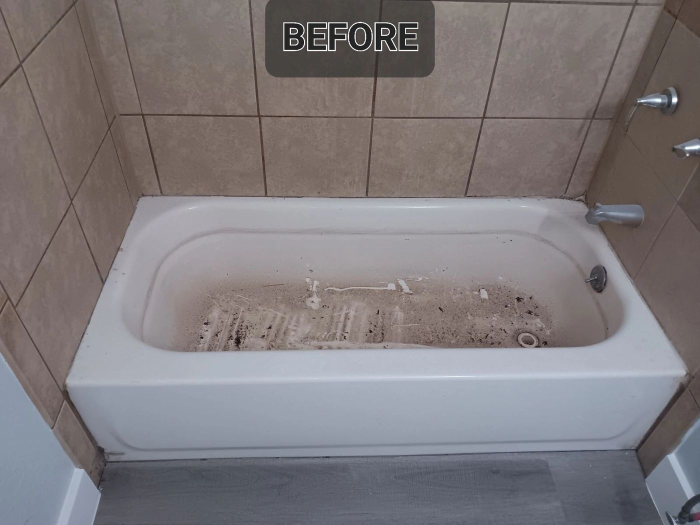
#> input picture images/before-1.jpg, 1400 x 1050 px (shown at 1/2 size)
$ python prepare-ba-image.py ../images/before-1.jpg ../images/before-2.jpg ../images/before-2.jpg ../images/before-2.jpg
#> lines starting #> are read from the running program, lines starting #| are printed output that depends on the picture
"""Prepare before/after slider image pairs with matched alignment."""
from __future__ import annotations

import sys
from pathlib import Path

from PIL import Image, ImageChops

TARGET = (1920, 1080)
MAX_ALIGN_SHIFT = 50


def mean_diff(a: Image.Image, b: Image.Image) -> float:
    hist = ImageChops.difference(a, b).histogram()
    total = sum(hist)
    return sum(i * c for i, c in enumerate(hist)) / (total * 3)


def drain_center(img: Image.Image) -> tuple[int, int]:
    gray = img.convert("L")
    w, h = gray.size
    x0, x1 = int(w * 0.35), int(w * 0.65)
    y0, y1 = int(h * 0.72), int(h * 0.92)
    best: tuple[float, int, int] | None = None
    for y in range(y0, y1, 2):
        for x in range(x0, x1, 2):
            patch = [gray.getpixel((x + dx, y + dy)) for dx in range(-5, 6) for dy in range(-5, 6)]
            mean = sum(patch) / len(patch)
            if mean < 145:
                score = 145 - mean
                if best is None or score > best[0]:
                    best = (score, x, y)
    if best is None:
        return w // 2, int(h * 0.82)
    return best[1], best[2]


def fill_color(img: Image.Image) -> tuple[int, int, int]:
    return img.convert("RGB").getpixel((img.size[0] // 2, img.size[1] // 2))


def shift_pair(before: Image.Image, after: Image.Image, ox: int, oy: int) -> tuple[Image.Image, Image.Image]:
    w, h = before.size
    pad_left, pad_top = max(0, ox), max(0, oy)
    pad_right, pad_bottom = max(0, -ox), max(0, -oy)
    cw, ch = w + pad_left + pad_right, h + pad_top + pad_bottom

    canvas_b = Image.new("RGB", (cw, ch), fill_color(before))
    canvas_a = Image.new("RGB", (cw, ch), fill_color(after))
    canvas_b.paste(before, (pad_left, pad_top))
    canvas_a.paste(after, (pad_left - ox, pad_top - oy))
    crop = (pad_left, pad_top, pad_left + w, pad_top + h)
    return canvas_b.crop(crop), canvas_a.crop(crop)


def structural_shift(before: Image.Image, after: Image.Image, radius: int = 20) -> tuple[int, int]:
    w, h = before.size
    region_b = before.crop((int(w * 0.1), int(h * 0.1), int(w * 0.9), int(h * 0.9)))
    region_a = after.crop((int(w * 0.1), int(h * 0.1), int(w * 0.9), int(h * 0.9)))
    small_b = region_b.resize((362, 271), Image.LANCZOS)
    small_a = region_a.resize((362, 271), Image.LANCZOS)
    best = (0, 0, mean_diff(small_b, small_a))
    for dy in range(-radius, radius + 1):
        for dx in range(-radius, radius + 1):
            shifted = ImageChops.offset(small_a, dx, dy)
            score = mean_diff(small_b, shifted)
            if score < best[2]:
                best = (dx, dy, score)
    sx, sy = before.size[0] / 362, before.size[1] / 271
    return int(round(best[0] * sx)), int(round(best[1] * sy))


def align_pair(before: Image.Image, after: Image.Image) -> tuple[Image.Image, Image.Image, str]:
    w, h = before.size
    if after.size != (w, h):
        after = after.resize((w, h), Image.LANCZOS)

    db = drain_center(before)
    da = drain_center(after)
    ox, oy = da[0] - db[0], da[1] - db[1]

    if abs(ox) <= MAX_ALIGN_SHIFT and abs(oy) <= MAX_ALIGN_SHIFT:
        aligned = shift_pair(before, after, ox, oy)
        return *aligned, "drain"

    sx, sy = structural_shift(before, after)
    if abs(sx) <= MAX_ALIGN_SHIFT and abs(sy) <= MAX_ALIGN_SHIFT and (sx, sy) != (0, 0):
        aligned = shift_pair(before, after, sx, sy)
        return *aligned, "structural"

    return before, after, "none"


def finalize_pair(
    before: Image.Image,
    after: Image.Image,
    mode: str,
) -> tuple[Image.Image, Image.Image]:
    out_b = before.resize(TARGET, Image.LANCZOS)
    out_a = after.resize(TARGET, Image.LANCZOS)

    if mode != "drain":
        print("final alignment: identical resize")
        return out_b, out_a

    db = drain_center(out_b)
    da = drain_center(out_a)
    ox, oy = da[0] - db[0], da[1] - db[1]
    if abs(ox) <= 30 and abs(oy) <= 30 and (ox, oy) != (0, 0):
        canvas = Image.new("RGB", TARGET, fill_color(out_a))
        canvas.paste(out_a, (-ox, -oy))
        out_a = canvas
        da = drain_center(out_a)
        print(f"fine-tune shift applied: ({-ox}, {-oy})")
    print(f"final drain delta: ({da[0] - db[0]}, {da[1] - db[1]})")
    return out_b, out_a


def pair_cover_crop(before_src: Path, after_src: Path, before_out: Path, after_out: Path) -> None:
    before = Image.open(before_src).convert("RGB")
    after = Image.open(after_src).convert("RGB")

    aligned_b, aligned_a, mode = align_pair(before, after)
    print(f"alignment mode: {mode}")

    final_b, final_a = finalize_pair(aligned_b, aligned_a, mode)

    for img, out in ((final_b, before_out), (final_a, after_out)):
        img.save(out, quality=92, optimize=True)
        print(f"OK {out.name} <- {before_src.name if img is final_b else after_src.name}")


def main() -> int:
    if len(sys.argv) != 5:
        print("Usage: prepare-ba-image.py <before_src> <after_src> <before_out> <after_out>")
        return 1
    pair_cover_crop(
        Path(sys.argv[1]),
        Path(sys.argv[2]),
        Path(sys.argv[3]),
        Path(sys.argv[4]),
    )
#> in pair_cover_crop, before is the input picture: PIL image 1400x1050 RGB; mean R, G, B 126.7, 121.5, 123.9
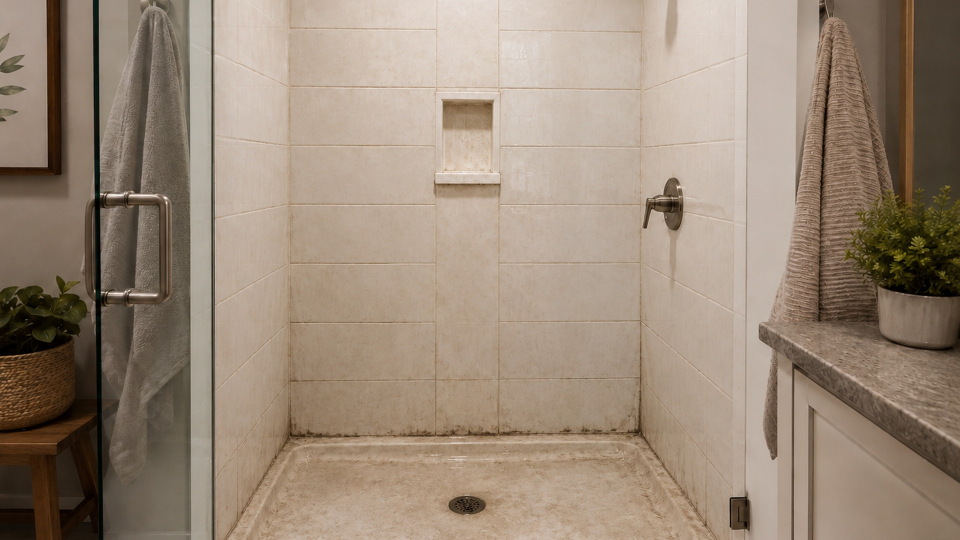
#> input picture images/before-2.jpg, 1920 x 1080 px (shown at 1/2 size)
#> in pair_cover_crop, after is the input picture: PIL image 1920x1080 RGB; mean R, G, B 154.4, 137.1, 120
#> in align_pair, `after = after.resize((w, h), Image.LANCZOS)`:
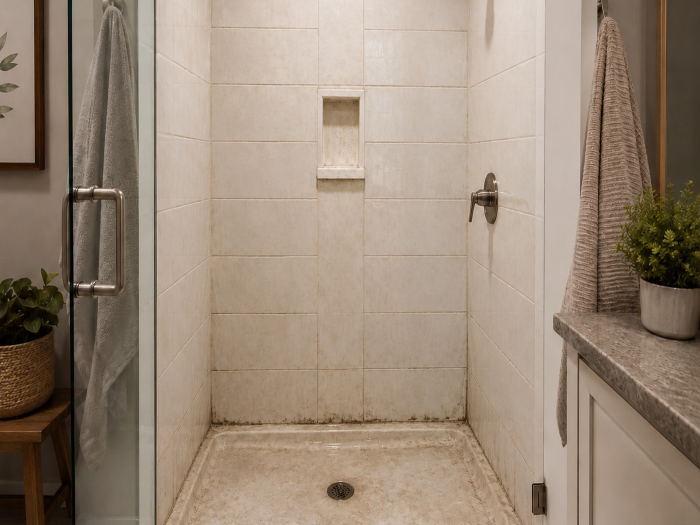
#> after: PIL image 1400x1050 RGB (shown at 1/2 size); mean R, G, B 154.4, 137.1, 120
#> after the loop in drain_center, `for y in range(y0, y1, 2):`: best = (62.29, 565, 950)
#> in align_pair, `db = drain_center(before)`: db = (565, 950)
#> in drain_center (call 2), `gray = img.convert("L")`:
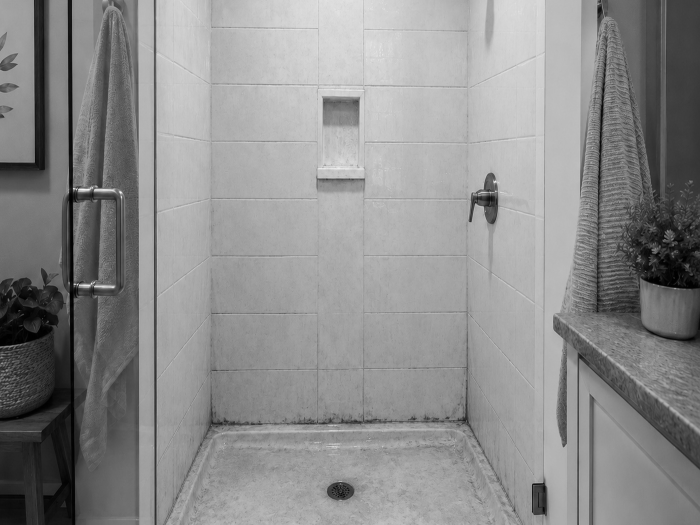
#> gray: PIL image 1400x1050 L (shown at 1/2 size); min 0, max 255, mean 140.3
#> after the loop in drain_center (call 2), `for y in range(y0, y1, 2):`: best = (63.64, 707, 844)
#> in align_pair, `da = drain_center(after)`: da = (707, 844)
#> in align_pair, `ox, oy = da[0] - db[0], da[1] - db[1]`: ox = 142; oy = -106
#> in structural_shift, `region_b = before.crop((int(w * 0.1), int(h * 0.1), int(w * 0.9), int(..`:
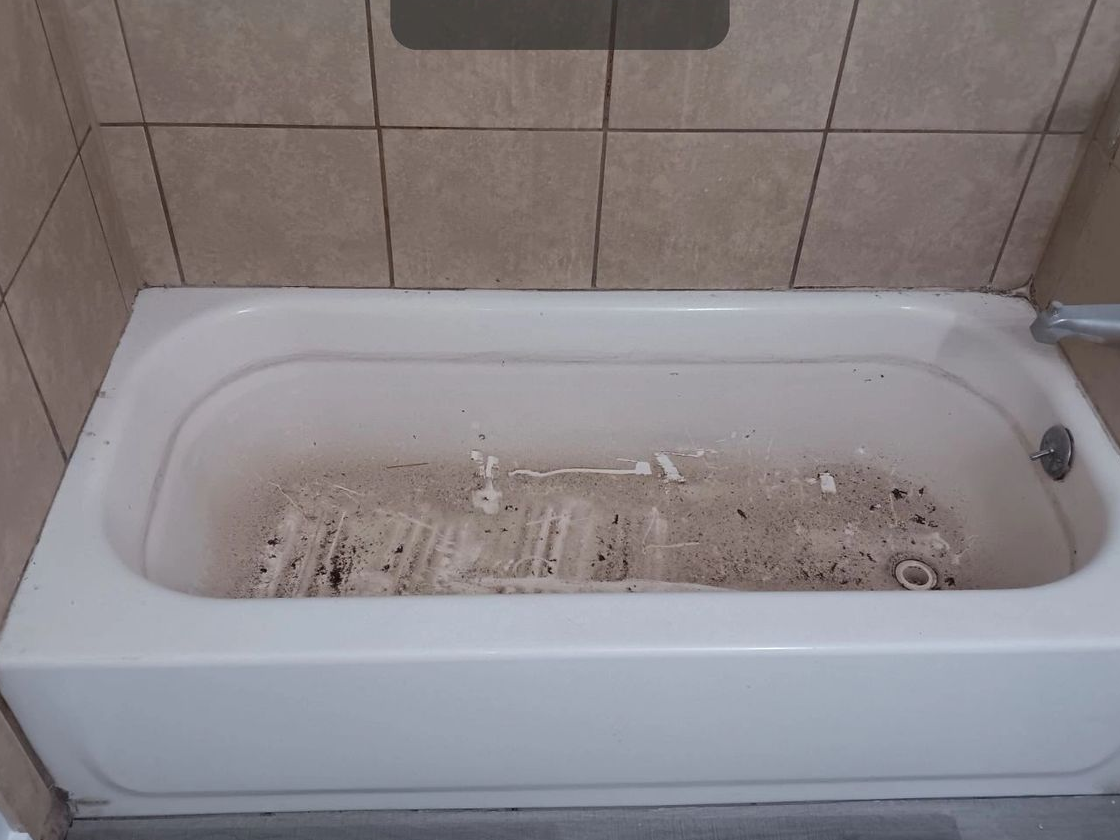
#> region_b: PIL image 1120x840 RGB; mean R, G, B 136.7, 131.2, 133.6
#> in structural_shift, `region_a = after.crop((int(w * 0.1), int(h * 0.1), int(w * 0.9), int(h..`:
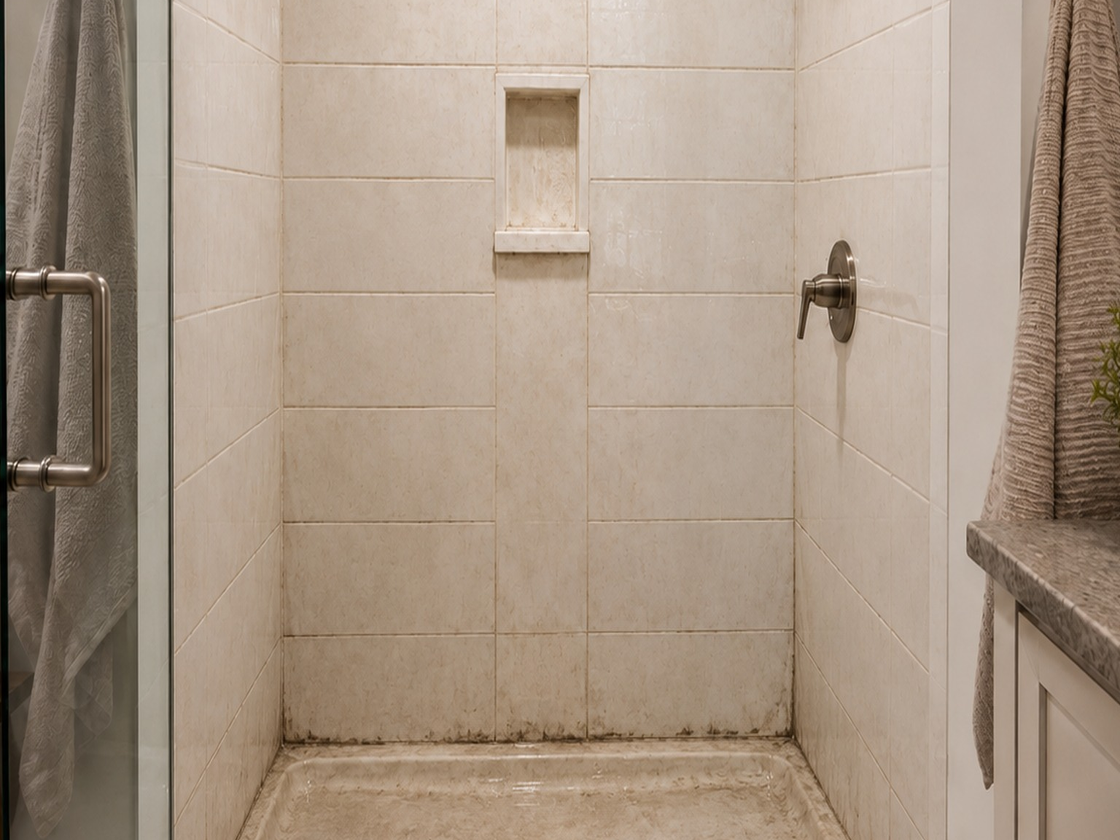
#> region_a: PIL image 1120x840 RGB; mean R, G, B 167.4, 149.8, 132.9
#> in mean_diff, `hist = ImageChops.difference(a, b).histogram()`: hist = 768 values, max 1841 at index 259, min 0 at index 163, mean 383.2
#> in mean_diff, `total = sum(hist)`: total = 294306
#> in structural_shift, `best = (0, 0, mean_diff(small_b, small_a))`: best = (0, 0, 100.4)
#| alignment mode: none
#> in finalize_pair, `out_b = before.resize(TARGET, Image.LANCZOS)`:
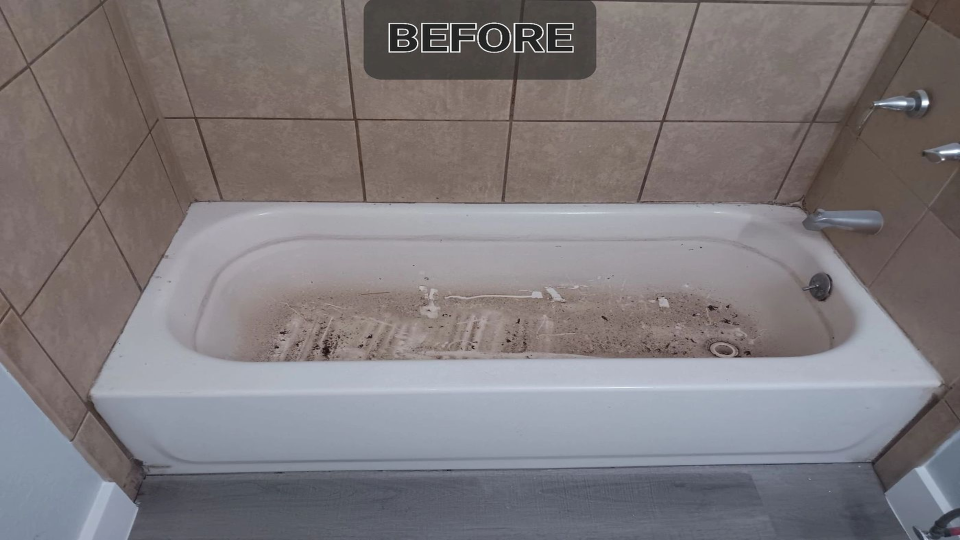
#> out_b: PIL image 1920x1080 RGB (shown at 1/2 size); mean R, G, B 126.7, 121.5, 123.9
#> the loop in pair_cover_crop, `for img, out in ((final_b, before_out), (final_a, after_out)):` made 2 passes
#| OK before-2.jpg <- before-1.jpg
#| OK before-2.jpg <- before-2.jpg
    return 0


if __name__ == "__main__":
    raise SystemExit(main())
#> (the program exits here)
